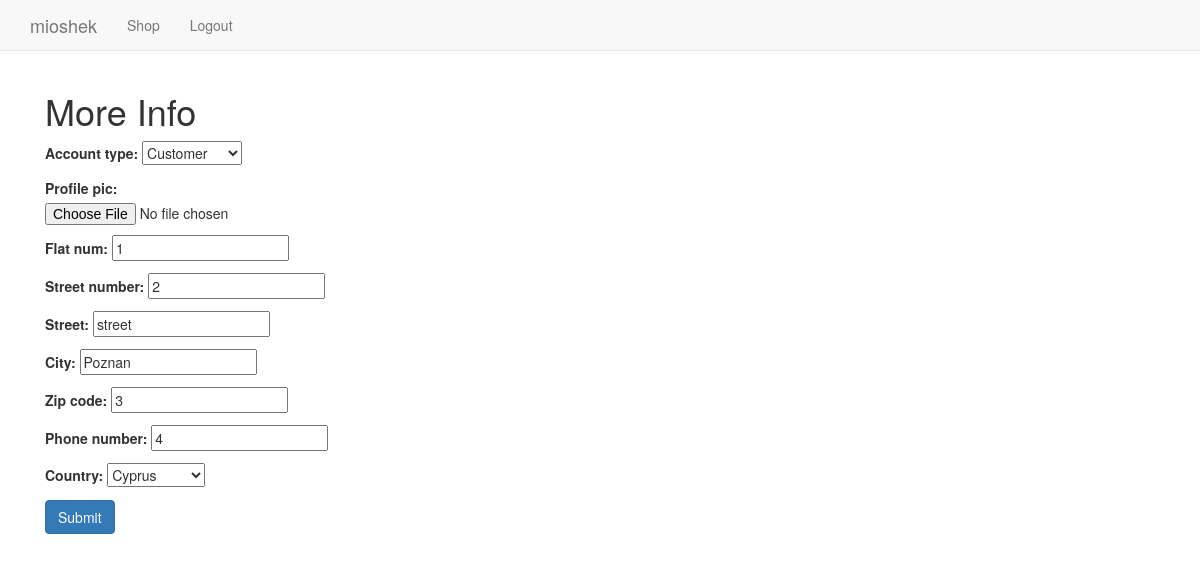
The page /Users/more/1/ (signed in) on the database its author committed.
### Users/models.py (models this page shows, shortened)
class Profile(models.Model):
    user=models.OneToOneField(User, on_delete=models.CASCADE)
    profile_pic = models.ImageField(upload_to='profile_pics', blank=True)
    account_type = models.CharField(max_length=50, choices=AccountType.choices, default=AccountType.CUSTOMER)
    flat_num = models.PositiveIntegerField(blank=True, null=True)
    street_number = models.CharField(max_length=5)
    street = models.CharField(max_length=32)
    city = models.CharField(max_length=32)
    zip_code = models.PositiveIntegerField()
    phone_number = models.PositiveIntegerField(blank=True, unique=True, null=True)
    country = models.ForeignKey(Country ,null=True, on_delete=models.PROTECT)

class Country(models.Model):
    country = models.CharField(max_length=35, default=None)
    def __str__(self) -> str:
         return self.country

### Users/views.py (the view)
# urls.py: path('more/<int:pk>/', views.ProfileUpdateView.as_view(), name='more_info'),
class ProfileUpdateView(LoginRequiredMixin, UpdateView):
    login_url = 'Users:login'
    signin_url = 'Users:signin'
    redirect_field_name = 'Users:more_info'
    form_class = UserProfileForm
    model = Profile

### Users/forms.py
class UserProfileForm(forms.ModelForm):
    class Meta():
        account_type = forms.ChoiceField(choices=ACCOUNT_TYPES)
        model = Profile
        fields = ("account_type", "profile_pic",
                  "flat_num","street_number",
                  "street","city","zip_code",
                  "phone_number","country")

### Users/templates/Users/profile_form.html (shortened to what this page needs)
{% extends "base.html" %}
{% block body_block %}
<div class="container">
    <h1>More Info</h1>
    <form method="POST" class="form">
        {{form.as_p}}
        <button type="submit" class="btn btn-primary">Submit</button>
    </form>
</div>
{% endblock body_block %}

### templates/base.html (shortened to what this page needs)
<!DOCTYPE html>
{% load static %}
<html lang="en">
<head>
    <link rel="stylesheet" href="https://stackpath.bootstrapcdn.com/bootstrap/3.4.1/css/bootstrap.min.css">
</head>
<body>
    <nav class="navbar navbar-default navbar-static-top">
        <div class="container">
            <ul class="nav navbar-nav">
                {% if user.is_authenticated %}
                <li><a class="navbar-brand" href="{% url 'test'%}" class="btn btn-simple">{{request.user.username}}</a></li>
                <li><a class="navbar-link" href="{% url 'Shop:equipment_list'%}" class="btn btn-simple">Shop</a></li>
                <li><a class="navbar-link" href="{% url 'Users:logout' %}" class="btn btn-simple">Logout</a></li>
                {% endif %}
            </ul>
        </div>
    </nav>
    <div class="container">
        {% block body_block %}
        {% endblock %}
    </div>
</body>
</html>

### rows shown on the page
Profile: account_type "Customer", flat_num "1", street_number "2", street "street", city "Poznan", zip_code "3", phone_number "4"
Country: country "Cyprus"

### other values the page prints
{{ request.user.username }} "mioshek"
